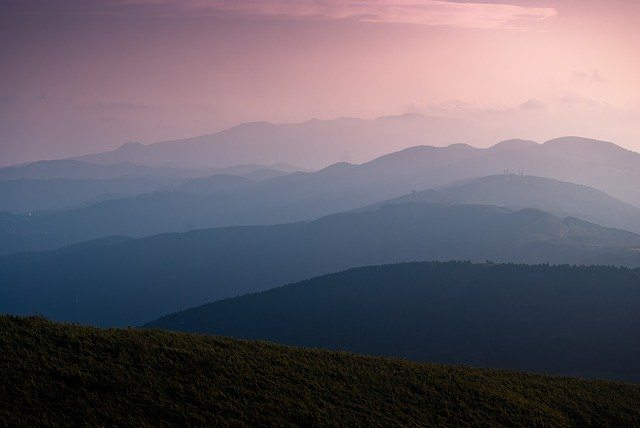
#> input picture sample.jpg, 640 x 428 px
$ python main.py
#> lines starting #> are read from the running program, lines starting #| are printed output that depends on the picture; after the words box and inside, x2 and y2 are one past the last pixel; in counts of white or black regions, pixels touching at a corner belong together
import cv2
import sys

# imread : 画像ファイルを読み込んで、多次元配列(numpy.ndarray)にする。
# imreadについて : https://kuroro.blog/python/wqh9VIEmRXS4ZAA7C4wd/
# 第一引数 : 画像のファイルパス
# 戻り値 : 行 x 列 x 色の三次元配列(numpy.ndarray)が返される。
img = cv2.imread('./sample.jpg')
#> img is the input picture: shape (428, 640, 3); mean B, G, R 105.4, 95.2, 101.7

# 画像ファイルが正常に読み込めなかった場合、プログラムを終了する。
if img is None:
    sys.exit("Could not read the image.")

# ellipse関数 : 画像内へ楕円 or 扇形 or 円弧を描画する関数

# 第一引数(必須) : 多次元配列(numpy.ndarray)
# 第二引数(必須) : 楕円 or 扇形 or 円弧の中心座標。tuple型。
# 第三引数(必須) : 楕円 or 扇形 or 円弧の長径、短径を指定する。tuple型。
# 第四引数(必須) : 楕円 or 扇形 or 円弧の回転角度を指定する。float型。
# 第五引数(必須) : 楕円 or 扇形 or 円弧の開始角度を指定する。float型。
# 第六引数(必須) : 楕円 or 扇形 or 円弧の終了角度を指定する。float型。
# 第七引数(必須) : 楕円 or 扇形 or 円弧の色を指定する。B(Blue)G(Green)R(Red)形式で指定する。tuple型。
# thickness : 楕円 or 扇形 or 円弧の太さ(px)を指定する。int型。デフォルト(thicknessを指定しない場合)は1が設定される。
# 負の整数(-1, -3など)を与えると、円弧に囲まれる楕円 or 扇形の、中の塗りつぶしを行います。
cv2.ellipse(img, (400, 150), (60, 40), 0, 300, 360, (255, 0, 0), thickness=-1)
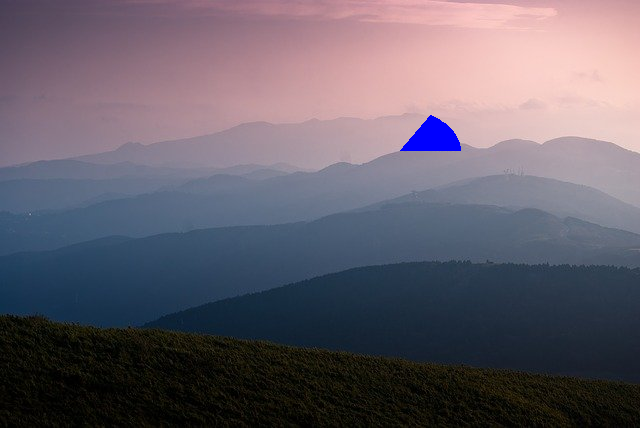
#> img: shape (428, 640, 3); 0.49% of pixels changed, all inside (x1, y1, x2, y2) = (400, 115, 461, 151)

# imwrite : 画像の保存を行う関数
# 第一引数 : 保存先の画像ファイル名
# 第二引数 : 多次元配列(numpy.ndarray)
# <第二引数の例>
# [
# [
# [234 237 228]
# ...
# [202 209 194]
# ]
# [
# [10 27 16]
# ...
# [36 67 46]
# ]
# [
# [34 51 40]
# ...
# [50 81 60]
# ]
# ]
# imwriteについて : https://kuroro.blog/python/i0tNE1Mp8aEz8Z7n6Ggg/
cv2.imwrite('output.jpg', img)
